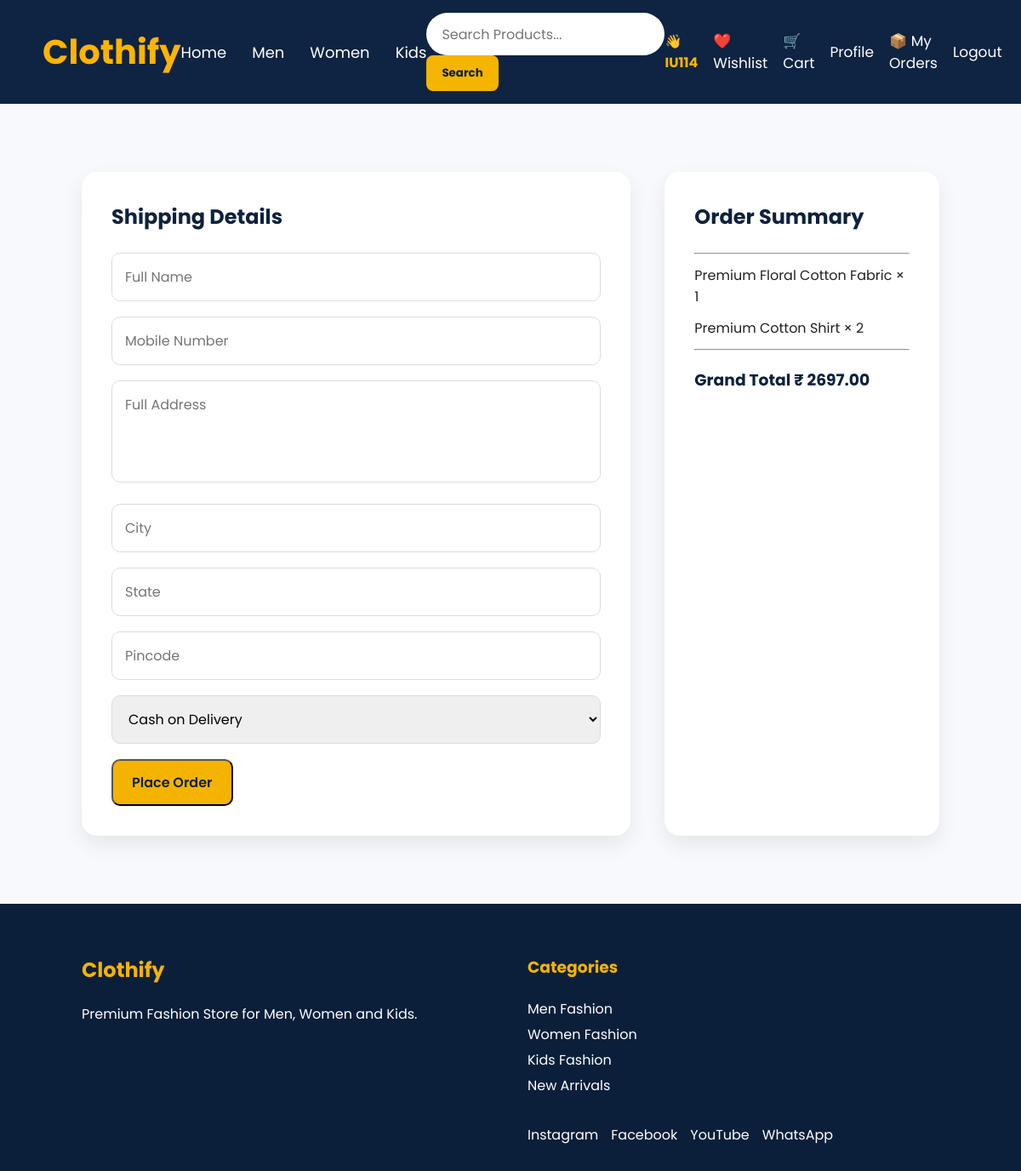
Screenshot of /checkout/ (signed in) with the database file from the repository.
### products/models.py (models this page shows, shortened)
class Cart(models.Model):
    user = models.ForeignKey(User, on_delete=models.CASCADE)
    product = models.ForeignKey(Product, on_delete=models.CASCADE)
    quantity = models.PositiveIntegerField(default=1)
    added_at = models.DateTimeField(auto_now_add=True)

class Product(models.Model):
    name = models.CharField(max_length=200)
    price = models.DecimalField(max_digits=10, decimal_places=2)
    original_price = models.DecimalField(
        max_digits=10,
        decimal_places=2,
        default=0
    )
    description = models.TextField()
    category = models.CharField(max_length=100)
    image = models.ImageField(upload_to='products/')
    stock = models.PositiveIntegerField(default=0)
    rating = models.DecimalField(
        max_digits=2,
        decimal_places=1,
        default=5.0
    )
    discount = models.PositiveIntegerField(default=0)
    created_at = models.DateTimeField(auto_now_add=True)

### products/views.py (the view, shortened to what this page needs)
@login_required
def checkout(request):
    cart_items = Cart.objects.filter(user=request.user)
    if not cart_items.exists():
        messages.warning(request, "Your cart is empty.")
        return redirect("cart")
    total = 0
    for item in cart_items:
        total += item.product.price * item.quantity
    client = razorpay.Client(
        auth=(
            settings.RAZORPAY_KEY_ID,
            settings.RAZORPAY_KEY_SECRET
        )
    )
    payment = client.order.create({
        "amount": int(total * 100),   # Amount in paisa
        "currency": "INR",
        "payment_capture": 1
    })
    context = {
        "cart_items": cart_items,
        "total": total,
        "payment": payment,
        "razorpay_key": settings.RAZORPAY_KEY_ID,
    }
    return render(
        request,
        "checkout.html",
        context
    )

### templates/checkout.html (shortened to what this page needs)
{% load static %}
<!DOCTYPE html>
<html lang="en">
<head>
    <link rel="stylesheet" href="{% static 'css/style.css' %}">
</head>
<body>
{% include 'navbar.html' %}
<section class="checkout">
    <div class="checkout-container">
        <div class="checkout-form">
            <h2>Shipping Details</h2>
            <form method="POST">
                <input
                    type="text"
                    name="full_name"
                    placeholder="Full Name"
                    required
                >
                <input
                    type="text"
                    name="mobile"
                    placeholder="Mobile Number"
                    required
                >
                <textarea
                    name="address"
                    placeholder="Full Address"
                    required
                ></textarea>
                <input
                    type="text"
                    name="city"
                    placeholder="City"
                    required
                >
                <input
                    type="text"
                    name="state"
                    placeholder="State"
                    required
                >
                <input
                    type="text"
                    name="pincode"
                    placeholder="Pincode"
                    required
                >
                <select name="payment_method">
                    <option>
                        Cash on Delivery
                    </option>
                </select>
                <button
                    type="submit"
                    class="buy-btn">
                    Place Order
                </button>
            </form>
        </div>
        <div class="order-summary">
            <h2>Order Summary</h2>
            <hr>
            {% for item in cart_items %}
            <p>
                {{ item.product.name }}
                ×
                {{ item.quantity }}
            </p>
            {% endfor %}
            <hr>
            <h3>
                Grand Total
                ₹ {{ total }}
            </h3>
        </div>
    </div>
</section>
{% include 'footer.html' %}
</body>
</html>

### templates/navbar.html
{% load static %}
<nav class="navbar">
    <div class="logo">
        <a href="/">Clothify</a>
    </div>
    <ul class="menu">
        <li><a href="/">Home</a></li>
        <li><a href="/men/">Men</a></li>
        <li><a href="/women/">Women</a></li>
        <li><a href="/kids/">Kids</a></li>
    </ul>
<div class="search-box">
    <form action="{% url 'home' %}" method="GET">
        <input
            type="text"
            name="q"
            placeholder="Search Products..."
            value="{{ request.GET.q }}"
        >
        <button type="submit">
            Search
        </button>
    </form>
</div>
    <div class="nav-icons">
        {% if user.is_authenticated %}
            <span class="username">
                👋 {{ user.username }}
            </span>
            <a href="{% url 'wishlist' %}">❤️ Wishlist</a>
            <a href="{% url 'cart' %}">🛒 Cart</a>
            <a href="{% url 'profile' %}">Profile</a>
            <a href="{% url 'my_orders' %}">📦 My Orders</a>
            <a href="{% url 'logout' %}">Logout</a>
        {% else %}
            <a href="{% url 'login' %}">Login</a>
            <a href="{% url 'register' %}">Register</a>
        {% endif %}
    </div>
</nav>

### static/css/style.css (style rules this page uses)
* { margin:0; padding:0; box-sizing:border-box; font-family:'Poppins',sans-serif; }
html { scroll-behavior:smooth; }
body { background:#f7f9fc; color:#222; }
.navbar { display:flex; justify-content:space-between; align-items:center; padding:15px 50px; background:#0f213d; }
.logo { font-size:40px; font-weight:bold; color:#ffb400; }
.menu { display:flex; list-style:none; gap:30px; }
.menu li { list-style:none; }
.menu a { color:white; text-decoration:none; font-size:20px; }
.search-box input { width:300px; padding:10px; border-radius:8px; border:none; }
.nav-icons { display:flex; gap:20px; }
.nav-icons a { color:white; text-decoration:none; }
.search-box { display:flex; align-items:center; gap:10px; }
.search-box button { height:42px; padding:0 18px; border:none; border-radius:8px; background:#F4B400; color:#0B1F3A; font-weight:bold; cursor:pointer; }
.search-box input { width:340px; height:50px; border-radius:30px; border:none; padding:0 20px; font-size:17px; }
.wishlist-btn, .cart-btn, .buy-btn { text-decoration:none; padding:13px 22px; border-radius:10px; font-size:16px; font-weight:600; transition:.3s; }
.buy-btn { background:#F5B301; color:#0F213D; }
.navbar { display:flex; justify-content:space-between; align-items:center; padding:15px 50px; background:#0f2342; position:sticky; top:0; z-index:1000; }
.logo a { text-decoration:none; font-size:40px; font-weight:bold; color:#ffb400; }
.menu li a { text-decoration:none; color:white; font-size:18px; transition:.3s; }
.search-box input { width:280px; padding:10px 18px; border:none; border-radius:30px; outline:none; font-size:16px; }
.nav-icons { display:flex; align-items:center; gap:18px; }
.nav-icons a { text-decoration:none; color:white; font-size:17px; transition:.3s; }
.username { color:#ffb400; font-weight:bold; }
.checkout { padding:80px 8%; background:#f8f9fc; }
.checkout-container { display:grid; grid-template-columns:2fr 1fr; gap:40px; }
.checkout-form, .order-summary { background:#fff; padding:35px; border-radius:18px; box-shadow:0 10px 25px rgba(0,0,0,.08); }
.checkout-form h2, .order-summary h2 { margin-bottom:25px; color:#0F213D; }
.checkout-form input, .checkout-form textarea, .checkout-form select { width:100%; padding:15px; margin-bottom:18px; border:1px solid #ddd; border-radius:10px; font-size:16px; outline:none; }
.checkout-form textarea { height:120px; resize:none; }
.order-summary p { margin:12px 0; }
.order-summary h3 { margin-top:20px; color:#0F213D; }

### rows the page displays
Cart: product.name "Premium Floral Cotton Fabric", quantity "1"
Cart: product.name "Premium Cotton Shirt", quantity "2"

### other values shown
{{ user.username }} "IU114"
{{ total }} "2697.00"
